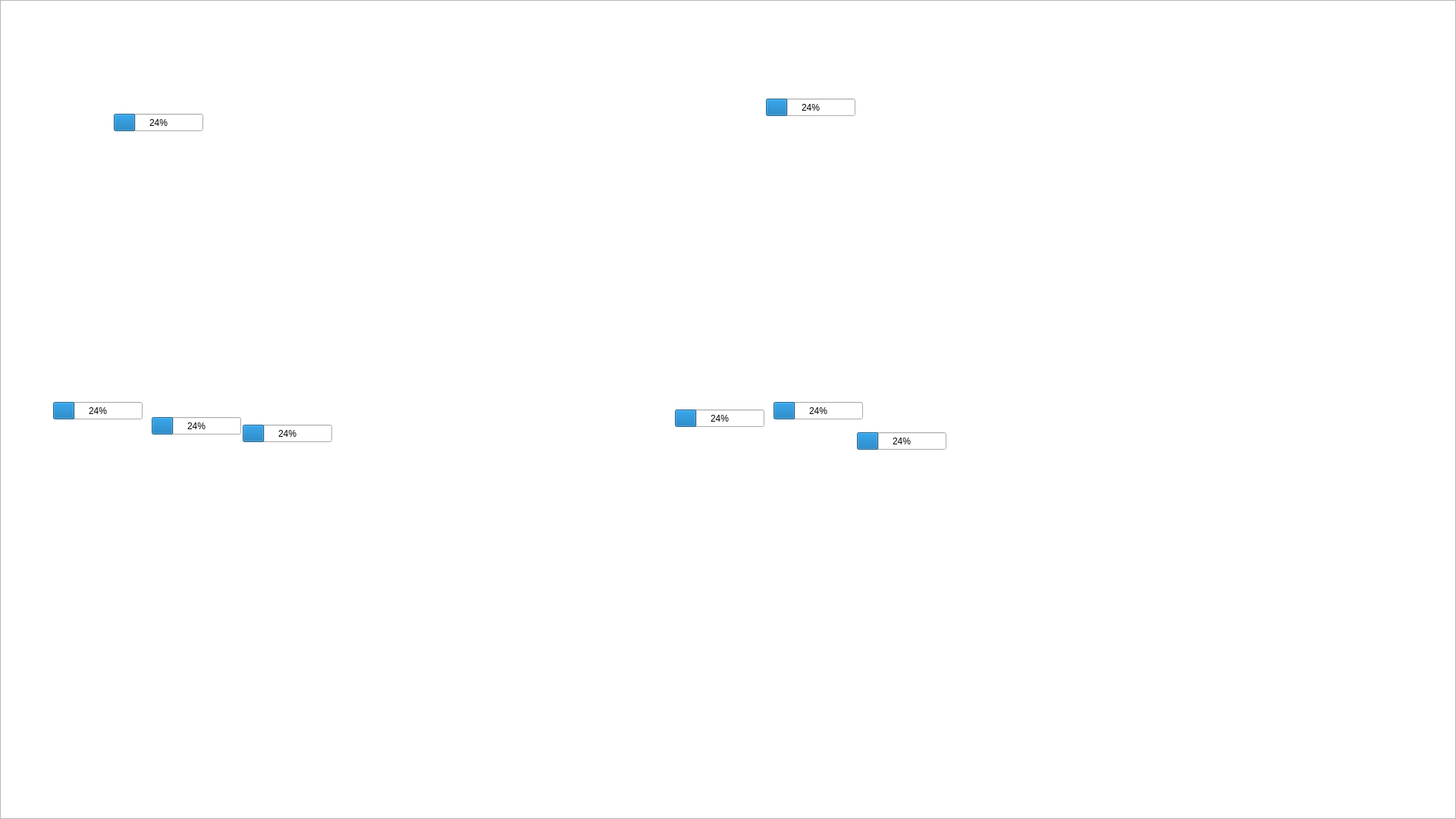
<?xml version="1.0" encoding="UTF-8"?>
<ui version="4.0">
 <class>Widget</class>
 <widget class="QWidget" name="Widget">
  <property name="geometry">
   <rect>
    <x>0</x>
    <y>0</y>
    <width>1920</width>
    <height>1080</height>
   </rect>
  </property>
  <property name="sizePolicy">
   <sizepolicy hsizetype="Expanding" vsizetype="Expanding">
    <horstretch>0</horstretch>
    <verstretch>0</verstretch>
   </sizepolicy>
  </property>
  <property name="minimumSize">
   <size>
    <width>0</width>
    <height>0</height>
   </size>
  </property>
  <property name="maximumSize">
   <size>
    <width>1920</width>
    <height>1080</height>
   </size>
  </property>
  <property name="windowTitle">
   <string>IUT Fighter</string>
  </property>
  <widget class="QGraphicsView" name="graphicsView">
   <property name="geometry">
    <rect>
     <x>0</x>
     <y>0</y>
     <width>1920</width>
     <height>1080</height>
    </rect>
   </property>
   <property name="minimumSize">
    <size>
     <width>0</width>
     <height>0</height>
    </size>
   </property>
   <property name="maximumSize">
    <size>
     <width>1920</width>
     <height>1080</height>
    </size>
   </property>
   <property name="verticalScrollBarPolicy">
    <enum>Qt::ScrollBarAlwaysOff</enum>
   </property>
   <property name="horizontalScrollBarPolicy">
    <enum>Qt::ScrollBarAlwaysOff</enum>
   </property>
  </widget>
  <widget class="QProgressBar" name="firstFighterLifeBar">
   <property name="geometry">
    <rect>
     <x>150</x>
     <y>150</y>
     <width>118</width>
     <height>23</height>
    </rect>
   </property>
   <property name="value">
    <number>24</number>
   </property>
  </widget>
  <widget class="QProgressBar" name="secondFighterLifeBar">
   <property name="geometry">
    <rect>
     <x>1010</x>
     <y>130</y>
     <width>118</width>
     <height>23</height>
    </rect>
   </property>
   <property name="value">
    <number>24</number>
   </property>
  </widget>
  <widget class="QProgressBar" name="firstFighterPowerBar1">
   <property name="geometry">
    <rect>
     <x>70</x>
     <y>530</y>
     <width>118</width>
     <height>23</height>
    </rect>
   </property>
   <property name="value">
    <number>24</number>
   </property>
  </widget>
  <widget class="QProgressBar" name="firstFighterPowerBar2">
   <property name="geometry">
    <rect>
     <x>200</x>
     <y>550</y>
     <width>118</width>
     <height>23</height>
    </rect>
   </property>
   <property name="value">
    <number>24</number>
   </property>
  </widget>
  <widget class="QProgressBar" name="firstFighterPowerBar3">
   <property name="geometry">
    <rect>
     <x>320</x>
     <y>560</y>
     <width>118</width>
     <height>23</height>
    </rect>
   </property>
   <property name="value">
    <number>24</number>
   </property>
  </widget>
  <widget class="QProgressBar" name="secondFighterPowerBar1">
   <property name="geometry">
    <rect>
     <x>890</x>
     <y>540</y>
     <width>118</width>
     <height>23</height>
    </rect>
   </property>
   <property name="value">
    <number>24</number>
   </property>
  </widget>
  <widget class="QProgressBar" name="secondFighterPowerBar2">
   <property name="geometry">
    <rect>
     <x>1020</x>
     <y>530</y>
     <width>118</width>
     <height>23</height>
    </rect>
   </property>
   <property name="value">
    <number>24</number>
   </property>
  </widget>
  <widget class="QProgressBar" name="secondFighterPowerBar3">
   <property name="geometry">
    <rect>
     <x>1130</x>
     <y>570</y>
     <width>118</width>
     <height>23</height>
    </rect>
   </property>
   <property name="value">
    <number>24</number>
   </property>
  </widget>
 </widget>
 <resources/>
 <connections/>
</ui>
